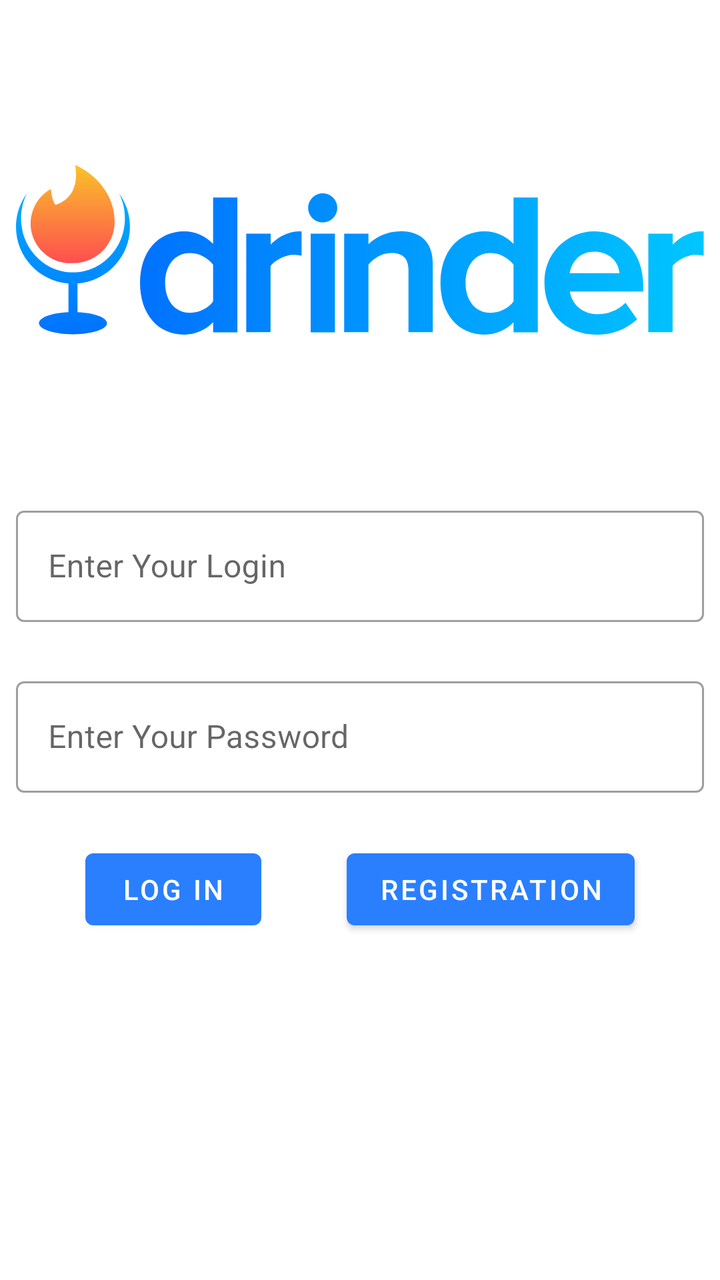
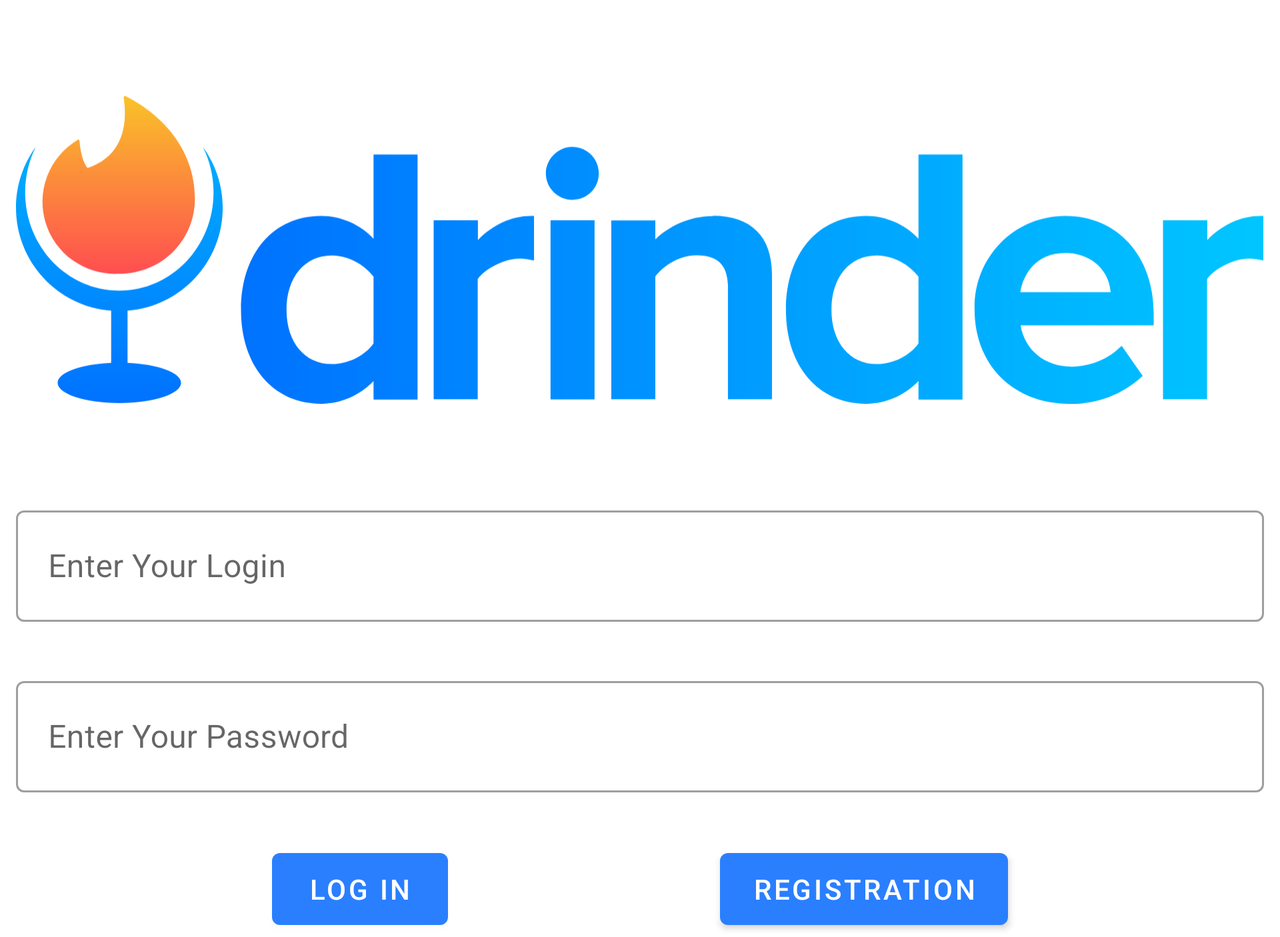

First picture: res/layout/ on a phone held upright. Second picture: the repository's own variant of that layout, on a device whose configuration matches the variant's folder. Source for both follows.
<!-- AndroidManifest.xml: application theme AppTheme -->
<!-- res/layout/fragment_login.xml -->
<?xml version="1.0" encoding="utf-8"?>
<androidx.constraintlayout.widget.ConstraintLayout xmlns:android="http://schemas.android.com/apk/res/android"
    xmlns:app="http://schemas.android.com/apk/res-auto"
    xmlns:tools="http://schemas.android.com/tools"
    android:layout_width="match_parent"
    android:layout_height="match_parent">

    <ImageView
        android:id="@+id/iv_logo"
        tools:ignore="ContentDescription"
        android:layout_width="0dp"
        android:layout_height="wrap_content"
        android:layout_marginStart="8dp"
        android:layout_marginEnd="8dp"
        android:src="@drawable/ic_drinder_logo"
        app:layout_constraintBottom_toBottomOf="parent"
        app:layout_constraintEnd_toEndOf="parent"
        app:layout_constraintStart_toStartOf="parent"
        app:layout_constraintTop_toTopOf="parent"
        app:layout_constraintVertical_bias="0.0" />

    <com.google.android.material.textfield.TextInputLayout
        android:id="@+id/tl_login"
        style="@style/Widget.MaterialComponents.TextInputLayout.OutlinedBox"
        android:layout_width="0dp"
        android:layout_height="wrap_content"
        android:layout_marginStart="8dp"
        android:layout_marginEnd="8dp"
        android:hint="@string/hint_login"
        app:errorEnabled="true"
        app:hintAnimationEnabled="true"
        app:hintEnabled="true"
        app:layout_constraintEnd_toEndOf="parent"
        app:layout_constraintStart_toStartOf="parent"
        app:layout_constraintTop_toBottomOf="@id/iv_logo">

        <com.google.android.material.textfield.TextInputEditText
            android:layout_width="match_parent"
            android:layout_height="wrap_content"
            android:inputType="textPersonName" />
    </com.google.android.material.textfield.TextInputLayout>

    <com.google.android.material.textfield.TextInputLayout
        android:id="@+id/tl_password"
        style="@style/Widget.MaterialComponents.TextInputLayout.OutlinedBox"
        android:layout_width="0dp"
        android:layout_height="wrap_content"
        android:layout_marginStart="8dp"
        android:layout_marginTop="4dp"
        android:layout_marginEnd="8dp"
        android:hint="@string/hint_password"
        app:errorEnabled="true"
        app:hintAnimationEnabled="true"
        app:hintEnabled="true"
        app:layout_constraintEnd_toEndOf="parent"
        app:layout_constraintStart_toStartOf="parent"
        app:layout_constraintTop_toBottomOf="@+id/tl_login">

        <com.google.android.material.textfield.TextInputEditText
            android:layout_width="match_parent"
            android:layout_height="wrap_content"
            android:inputType="textPassword" />
    </com.google.android.material.textfield.TextInputLayout>


    <com.google.android.material.button.MaterialButton
        android:id="@+id/btn_login"
        android:layout_width="wrap_content"
        android:layout_height="wrap_content"
        android:layout_marginTop="4dp"
        android:text="@string/btn_login"
        app:layout_constraintBottom_toBottomOf="parent"
        app:layout_constraintEnd_toStartOf="@+id/btn_registration"
        app:layout_constraintHorizontal_bias="0.5"
        app:layout_constraintStart_toStartOf="parent"
        app:layout_constraintTop_toBottomOf="@+id/tl_password"
        app:layout_constraintVertical_bias="0.0" />

    <com.google.android.material.button.MaterialButton
        android:id="@+id/btn_registration"
        android:layout_width="wrap_content"
        android:layout_height="wrap_content"
        android:layout_marginTop="4dp"
        android:text="@string/btn_registration"
        app:layout_constraintBottom_toBottomOf="parent"
        app:layout_constraintEnd_toEndOf="parent"
        app:layout_constraintHorizontal_bias="0.5"
        app:layout_constraintStart_toEndOf="@+id/btn_login"
        app:layout_constraintTop_toBottomOf="@+id/tl_password"
        app:layout_constraintVertical_bias="0.0" />
</androidx.constraintlayout.widget.ConstraintLayout>
<!-- resources referenced by this layout -->
<resources>
  <!-- drawable ic_drinder_logo: vector/xml drawable (drawable, 8199 chars, omitted) -->
  <string name="btn_login">Log In</string>
  <string name="btn_registration">Registration</string>
  <string name="hint_login">Enter Your Login</string>
  <string name="hint_password">Enter Your Password</string>
  <style name="AppTheme" parent="Theme.MaterialComponents.DayNight.DarkActionBar">
          <item name="colorPrimary">@color/colorPrimary</item>
          <item name="colorPrimaryDark">@color/colorPrimaryDark</item>
          <item name="colorAccent">@color/colorAccent</item>
      </style>
  <color name="colorPrimary">#2A7FFF</color>
  <color name="colorPrimaryDark">#3700B3</color>
  <color name="colorAccent">#03DAC5</color>
</resources>
<!-- res/layout-land/fragment_login.xml (the repository's variant of the layout above) -->
<!-- drawn on the phone turned sideways -->
<?xml version="1.0" encoding="utf-8"?>
<ScrollView
    xmlns:android="http://schemas.android.com/apk/res/android"
    xmlns:app="http://schemas.android.com/apk/res-auto"
    xmlns:tools="http://schemas.android.com/tools"
    android:layout_width="match_parent"
    android:layout_height="match_parent">

<androidx.constraintlayout.widget.ConstraintLayout
    android:layout_width="match_parent"
    android:layout_height="wrap_content">

    <ImageView
        android:id="@+id/iv_logo"
        tools:ignore="ContentDescription"
        android:layout_width="0dp"
        android:layout_height="wrap_content"
        android:layout_marginStart="8dp"
        android:layout_marginEnd="8dp"
        android:src="@drawable/ic_drinder_logo"
        app:layout_constraintBottom_toBottomOf="parent"
        app:layout_constraintEnd_toEndOf="parent"
        app:layout_constraintStart_toStartOf="parent"
        app:layout_constraintTop_toTopOf="parent"
        app:layout_constraintVertical_bias="0.0" />

    <com.google.android.material.textfield.TextInputLayout
        android:id="@+id/tl_login"
        style="@style/Widget.MaterialComponents.TextInputLayout.OutlinedBox"
        android:layout_width="0dp"
        android:layout_height="wrap_content"
        android:layout_marginStart="8dp"
        android:layout_marginEnd="8dp"
        android:hint="@string/hint_login"
        app:errorEnabled="true"
        app:hintAnimationEnabled="true"
        app:hintEnabled="true"
        app:layout_constraintEnd_toEndOf="parent"
        app:layout_constraintStart_toStartOf="parent"
        app:layout_constraintTop_toBottomOf="@id/iv_logo">

        <com.google.android.material.textfield.TextInputEditText
            android:layout_width="match_parent"
            android:layout_height="wrap_content"
            android:inputType="textPersonName" />
    </com.google.android.material.textfield.TextInputLayout>

    <com.google.android.material.textfield.TextInputLayout
        android:id="@+id/tl_password"
        style="@style/Widget.MaterialComponents.TextInputLayout.OutlinedBox"
        android:layout_width="0dp"
        android:layout_height="wrap_content"
        android:layout_marginStart="8dp"
        android:layout_marginTop="4dp"
        android:layout_marginEnd="8dp"
        android:hint="@string/hint_password"
        app:errorEnabled="true"
        app:hintAnimationEnabled="true"
        app:hintEnabled="true"
        app:layout_constraintEnd_toEndOf="parent"
        app:layout_constraintStart_toStartOf="parent"
        app:layout_constraintTop_toBottomOf="@+id/tl_login">

        <com.google.android.material.textfield.TextInputEditText
            android:layout_width="match_parent"
            android:layout_height="wrap_content"
            android:inputType="textPassword" />
    </com.google.android.material.textfield.TextInputLayout>


    <com.google.android.material.button.MaterialButton
        android:id="@+id/btn_login"
        android:layout_width="wrap_content"
        android:layout_height="wrap_content"
        android:layout_marginTop="4dp"
        android:text="@string/btn_login"
        app:layout_constraintBottom_toBottomOf="parent"
        app:layout_constraintEnd_toStartOf="@+id/btn_registration"
        app:layout_constraintHorizontal_bias="0.5"
        app:layout_constraintStart_toStartOf="parent"
        app:layout_constraintTop_toBottomOf="@+id/tl_password"
        app:layout_constraintVertical_bias="0.0" />

    <com.google.android.material.button.MaterialButton
        android:id="@+id/btn_registration"
        android:layout_width="wrap_content"
        android:layout_height="wrap_content"
        android:layout_marginTop="4dp"
        android:text="@string/btn_registration"
        app:layout_constraintBottom_toBottomOf="parent"
        app:layout_constraintEnd_toEndOf="parent"
        app:layout_constraintHorizontal_bias="0.5"
        app:layout_constraintStart_toEndOf="@+id/btn_login"
        app:layout_constraintTop_toBottomOf="@+id/tl_password"
        app:layout_constraintVertical_bias="0.0" />
</androidx.constraintlayout.widget.ConstraintLayout>
</ScrollView>
